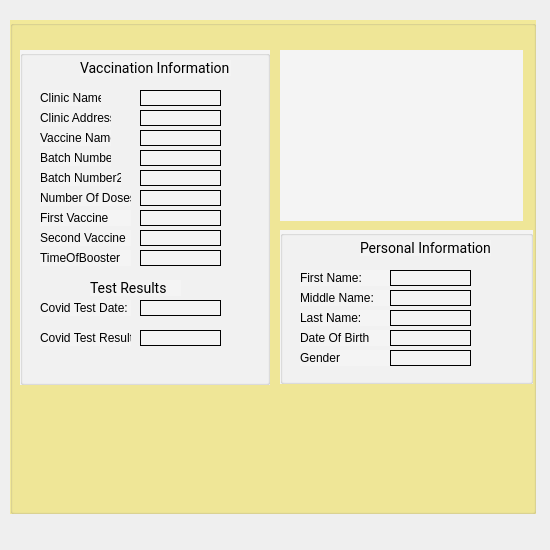
<?xml version="1.0" encoding="UTF-8"?>
<ui version="4.0">
 <class>citezinGeneralReport</class>
 <widget class="QDialog" name="citezinGeneralReport">
  <property name="geometry">
   <rect>
    <x>0</x>
    <y>0</y>
    <width>550</width>
    <height>550</height>
   </rect>
  </property>
  <property name="windowTitle">
   <string>Dialog</string>
  </property>
  <widget class="QGroupBox" name="groupBox">
   <property name="geometry">
    <rect>
     <x>10</x>
     <y>20</y>
     <width>526</width>
     <height>494</height>
    </rect>
   </property>
   <property name="styleSheet">
    <string notr="true">background: rgba(247, 225, 24, 0.4);</string>
   </property>
   <property name="title">
    <string/>
   </property>
   <widget class="QGroupBox" name="groupBox_2">
    <property name="geometry">
     <rect>
      <x>10</x>
      <y>30</y>
      <width>250</width>
      <height>335</height>
     </rect>
    </property>
    <property name="styleSheet">
     <string notr="true">background-color: rgb(244, 244, 244);</string>
    </property>
    <property name="title">
     <string/>
    </property>
    <widget class="QLabel" name="label_2">
     <property name="geometry">
      <rect>
       <x>60</x>
       <y>10</y>
       <width>151</width>
       <height>16</height>
      </rect>
     </property>
     <property name="styleSheet">
      <string notr="true">font-family: Roboto;
font-style: normal;
font-weight: normal;
font-size: 14px;
line-height: 16px;

color: #000000;</string>
     </property>
     <property name="text">
      <string>Vaccination Information</string>
     </property>
    </widget>
    <widget class="QLabel" name="label_3">
     <property name="geometry">
      <rect>
       <x>20</x>
       <y>40</y>
       <width>61</width>
       <height>16</height>
      </rect>
     </property>
     <property name="text">
      <string>Clinic Name</string>
     </property>
    </widget>
    <widget class="QLabel" name="label_4">
     <property name="geometry">
      <rect>
       <x>20</x>
       <y>60</y>
       <width>71</width>
       <height>16</height>
      </rect>
     </property>
     <property name="text">
      <string>Clinic Address</string>
     </property>
    </widget>
    <widget class="QLabel" name="label_5">
     <property name="geometry">
      <rect>
       <x>20</x>
       <y>80</y>
       <width>71</width>
       <height>16</height>
      </rect>
     </property>
     <property name="text">
      <string>Vaccine Name</string>
     </property>
    </widget>
    <widget class="QLabel" name="label_6">
     <property name="geometry">
      <rect>
       <x>20</x>
       <y>100</y>
       <width>71</width>
       <height>16</height>
      </rect>
     </property>
     <property name="text">
      <string>Batch Number1</string>
     </property>
    </widget>
    <widget class="QLabel" name="label_7">
     <property name="geometry">
      <rect>
       <x>20</x>
       <y>120</y>
       <width>81</width>
       <height>16</height>
      </rect>
     </property>
     <property name="text">
      <string>Batch Number2</string>
     </property>
    </widget>
    <widget class="QLabel" name="label_8">
     <property name="geometry">
      <rect>
       <x>20</x>
       <y>140</y>
       <width>91</width>
       <height>16</height>
      </rect>
     </property>
     <property name="text">
      <string>Number Of Doses</string>
     </property>
    </widget>
    <widget class="QLabel" name="label_9">
     <property name="geometry">
      <rect>
       <x>20</x>
       <y>160</y>
       <width>91</width>
       <height>16</height>
      </rect>
     </property>
     <property name="text">
      <string>First Vaccine</string>
     </property>
    </widget>
    <widget class="QLabel" name="label_10">
     <property name="geometry">
      <rect>
       <x>20</x>
       <y>180</y>
       <width>91</width>
       <height>16</height>
      </rect>
     </property>
     <property name="text">
      <string>Second Vaccine</string>
     </property>
    </widget>
    <widget class="QLabel" name="label_11">
     <property name="geometry">
      <rect>
       <x>20</x>
       <y>200</y>
       <width>91</width>
       <height>16</height>
      </rect>
     </property>
     <property name="text">
      <string>TimeOfBooster</string>
     </property>
    </widget>
    <widget class="QLabel" name="label_12">
     <property name="geometry">
      <rect>
       <x>70</x>
       <y>230</y>
       <width>91</width>
       <height>16</height>
      </rect>
     </property>
     <property name="styleSheet">
      <string notr="true">font-family: Roboto;
font-style: normal;
font-weight: normal;
font-size: 14px;
line-height: 16px;

color: #000000;</string>
     </property>
     <property name="text">
      <string>Test Results</string>
     </property>
    </widget>
    <widget class="QLabel" name="label_13">
     <property name="geometry">
      <rect>
       <x>20</x>
       <y>250</y>
       <width>91</width>
       <height>16</height>
      </rect>
     </property>
     <property name="text">
      <string>Covid Test Date:</string>
     </property>
    </widget>
    <widget class="QLabel" name="label_14">
     <property name="geometry">
      <rect>
       <x>20</x>
       <y>280</y>
       <width>91</width>
       <height>16</height>
      </rect>
     </property>
     <property name="text">
      <string>Covid Test Result:</string>
     </property>
    </widget>
    <widget class="QLabel" name="label_21">
     <property name="geometry">
      <rect>
       <x>120</x>
       <y>40</y>
       <width>81</width>
       <height>16</height>
      </rect>
     </property>
     <property name="frameShape">
      <enum>QFrame::Panel</enum>
     </property>
     <property name="text">
      <string/>
     </property>
    </widget>
    <widget class="QLabel" name="label_22">
     <property name="geometry">
      <rect>
       <x>120</x>
       <y>60</y>
       <width>81</width>
       <height>16</height>
      </rect>
     </property>
     <property name="frameShape">
      <enum>QFrame::Panel</enum>
     </property>
     <property name="text">
      <string/>
     </property>
    </widget>
    <widget class="QLabel" name="label_23">
     <property name="geometry">
      <rect>
       <x>120</x>
       <y>80</y>
       <width>81</width>
       <height>16</height>
      </rect>
     </property>
     <property name="frameShape">
      <enum>QFrame::Panel</enum>
     </property>
     <property name="text">
      <string/>
     </property>
    </widget>
    <widget class="QLabel" name="label_24">
     <property name="geometry">
      <rect>
       <x>120</x>
       <y>100</y>
       <width>81</width>
       <height>16</height>
      </rect>
     </property>
     <property name="frameShape">
      <enum>QFrame::Panel</enum>
     </property>
     <property name="text">
      <string/>
     </property>
    </widget>
    <widget class="QLabel" name="label_25">
     <property name="geometry">
      <rect>
       <x>120</x>
       <y>120</y>
       <width>81</width>
       <height>16</height>
      </rect>
     </property>
     <property name="frameShape">
      <enum>QFrame::Panel</enum>
     </property>
     <property name="text">
      <string/>
     </property>
    </widget>
    <widget class="QLabel" name="label_26">
     <property name="geometry">
      <rect>
       <x>120</x>
       <y>140</y>
       <width>81</width>
       <height>16</height>
      </rect>
     </property>
     <property name="frameShape">
      <enum>QFrame::Panel</enum>
     </property>
     <property name="text">
      <string/>
     </property>
    </widget>
    <widget class="QLabel" name="label_27">
     <property name="geometry">
      <rect>
       <x>120</x>
       <y>160</y>
       <width>81</width>
       <height>16</height>
      </rect>
     </property>
     <property name="frameShape">
      <enum>QFrame::Panel</enum>
     </property>
     <property name="text">
      <string/>
     </property>
    </widget>
    <widget class="QLabel" name="label_28">
     <property name="geometry">
      <rect>
       <x>120</x>
       <y>180</y>
       <width>81</width>
       <height>16</height>
      </rect>
     </property>
     <property name="frameShape">
      <enum>QFrame::Panel</enum>
     </property>
     <property name="text">
      <string/>
     </property>
    </widget>
    <widget class="QLabel" name="label_29">
     <property name="geometry">
      <rect>
       <x>120</x>
       <y>200</y>
       <width>81</width>
       <height>16</height>
      </rect>
     </property>
     <property name="frameShape">
      <enum>QFrame::Panel</enum>
     </property>
     <property name="text">
      <string/>
     </property>
    </widget>
    <widget class="QLabel" name="label_30">
     <property name="geometry">
      <rect>
       <x>120</x>
       <y>250</y>
       <width>81</width>
       <height>16</height>
      </rect>
     </property>
     <property name="frameShape">
      <enum>QFrame::Panel</enum>
     </property>
     <property name="text">
      <string/>
     </property>
    </widget>
    <widget class="QLabel" name="label_31">
     <property name="geometry">
      <rect>
       <x>120</x>
       <y>280</y>
       <width>81</width>
       <height>16</height>
      </rect>
     </property>
     <property name="frameShape">
      <enum>QFrame::Panel</enum>
     </property>
     <property name="text">
      <string/>
     </property>
    </widget>
   </widget>
   <widget class="QGroupBox" name="groupBox_3">
    <property name="geometry">
     <rect>
      <x>270</x>
      <y>210</y>
      <width>253</width>
      <height>154</height>
     </rect>
    </property>
    <property name="styleSheet">
     <string notr="true">background-color: rgb(244, 244, 244);</string>
    </property>
    <property name="title">
     <string/>
    </property>
    <widget class="QLabel" name="label_15">
     <property name="geometry">
      <rect>
       <x>20</x>
       <y>40</y>
       <width>91</width>
       <height>16</height>
      </rect>
     </property>
     <property name="text">
      <string>First Name:</string>
     </property>
    </widget>
    <widget class="QLabel" name="label_16">
     <property name="geometry">
      <rect>
       <x>80</x>
       <y>10</y>
       <width>131</width>
       <height>16</height>
      </rect>
     </property>
     <property name="styleSheet">
      <string notr="true">font-family: Roboto;
font-style: normal;
font-weight: normal;
font-size: 14px;
line-height: 16px;

color: #000000;</string>
     </property>
     <property name="text">
      <string>Personal Information</string>
     </property>
    </widget>
    <widget class="QLabel" name="label_17">
     <property name="geometry">
      <rect>
       <x>20</x>
       <y>60</y>
       <width>91</width>
       <height>16</height>
      </rect>
     </property>
     <property name="text">
      <string>Middle Name:</string>
     </property>
    </widget>
    <widget class="QLabel" name="label_18">
     <property name="geometry">
      <rect>
       <x>20</x>
       <y>80</y>
       <width>91</width>
       <height>16</height>
      </rect>
     </property>
     <property name="text">
      <string>Last Name:</string>
     </property>
    </widget>
    <widget class="QLabel" name="label_19">
     <property name="geometry">
      <rect>
       <x>20</x>
       <y>100</y>
       <width>91</width>
       <height>16</height>
      </rect>
     </property>
     <property name="text">
      <string>Date Of Birth</string>
     </property>
    </widget>
    <widget class="QLabel" name="label_20">
     <property name="geometry">
      <rect>
       <x>20</x>
       <y>120</y>
       <width>91</width>
       <height>16</height>
      </rect>
     </property>
     <property name="text">
      <string>Gender</string>
     </property>
    </widget>
    <widget class="QLabel" name="label_32">
     <property name="geometry">
      <rect>
       <x>110</x>
       <y>40</y>
       <width>81</width>
       <height>16</height>
      </rect>
     </property>
     <property name="frameShape">
      <enum>QFrame::Panel</enum>
     </property>
     <property name="text">
      <string/>
     </property>
    </widget>
    <widget class="QLabel" name="label_33">
     <property name="geometry">
      <rect>
       <x>110</x>
       <y>60</y>
       <width>81</width>
       <height>16</height>
      </rect>
     </property>
     <property name="frameShape">
      <enum>QFrame::Panel</enum>
     </property>
     <property name="text">
      <string/>
     </property>
    </widget>
    <widget class="QLabel" name="label_34">
     <property name="geometry">
      <rect>
       <x>110</x>
       <y>80</y>
       <width>81</width>
       <height>16</height>
      </rect>
     </property>
     <property name="frameShape">
      <enum>QFrame::Panel</enum>
     </property>
     <property name="text">
      <string/>
     </property>
    </widget>
    <widget class="QLabel" name="label_35">
     <property name="geometry">
      <rect>
       <x>110</x>
       <y>100</y>
       <width>81</width>
       <height>16</height>
      </rect>
     </property>
     <property name="frameShape">
      <enum>QFrame::Panel</enum>
     </property>
     <property name="text">
      <string/>
     </property>
    </widget>
    <widget class="QLabel" name="label_36">
     <property name="geometry">
      <rect>
       <x>110</x>
       <y>120</y>
       <width>81</width>
       <height>16</height>
      </rect>
     </property>
     <property name="frameShape">
      <enum>QFrame::Panel</enum>
     </property>
     <property name="text">
      <string/>
     </property>
    </widget>
   </widget>
   <widget class="QLabel" name="label">
    <property name="geometry">
     <rect>
      <x>270</x>
      <y>30</y>
      <width>243</width>
      <height>171</height>
     </rect>
    </property>
    <property name="styleSheet">
     <string notr="true">background-color: rgb(244, 244, 244);</string>
    </property>
    <property name="text">
     <string/>
    </property>
   </widget>
  </widget>
 </widget>
 <resources/>
 <connections/>
</ui>
